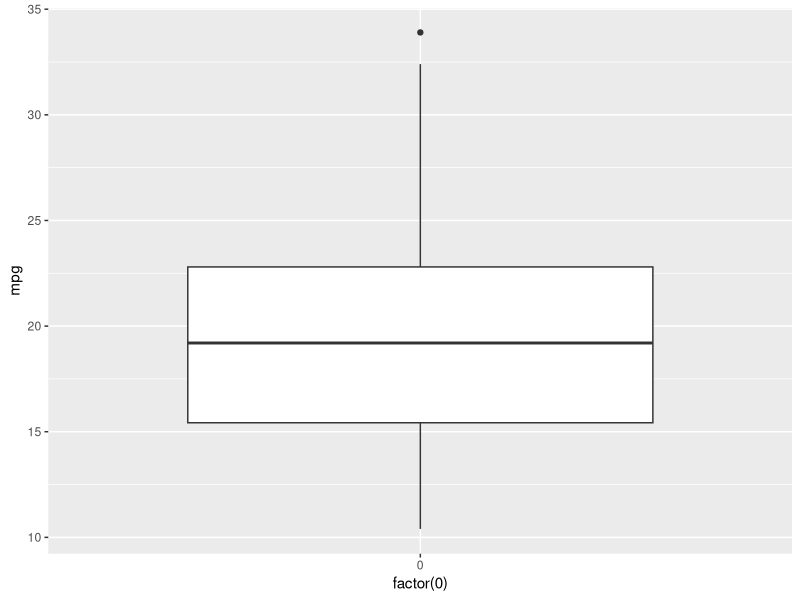
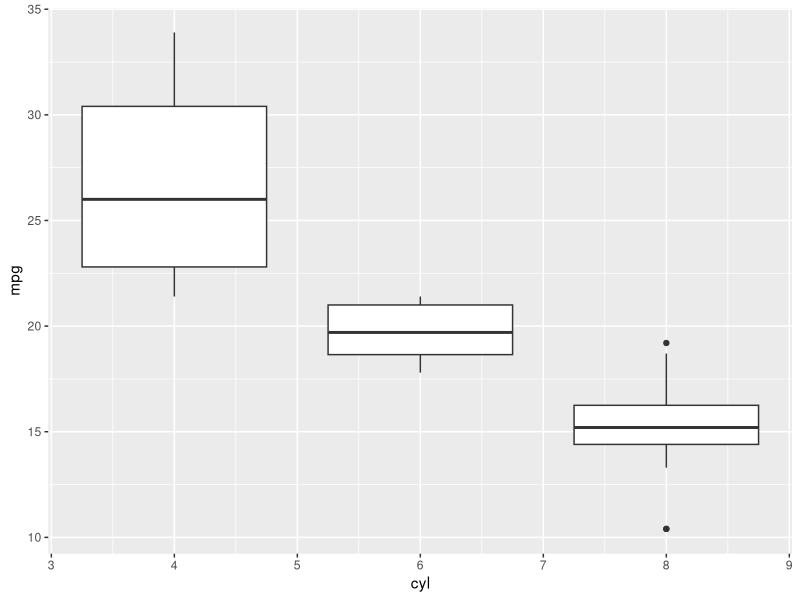
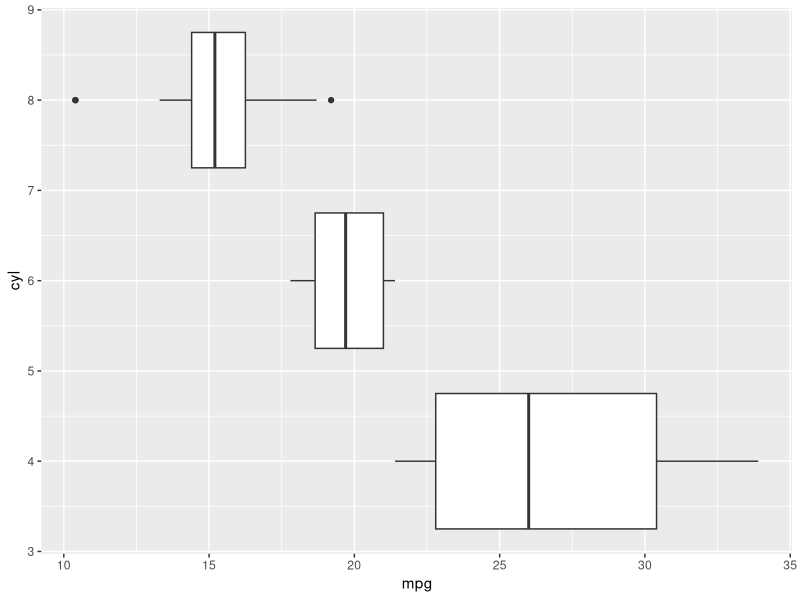
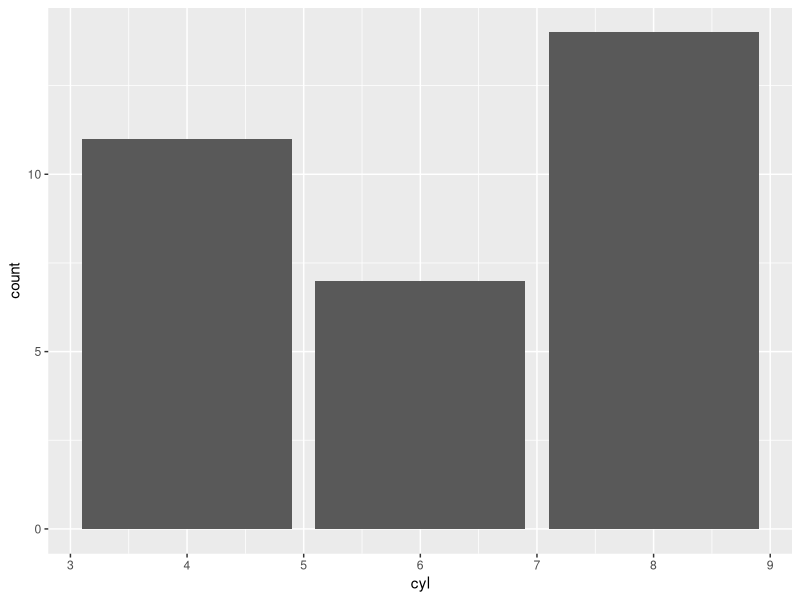
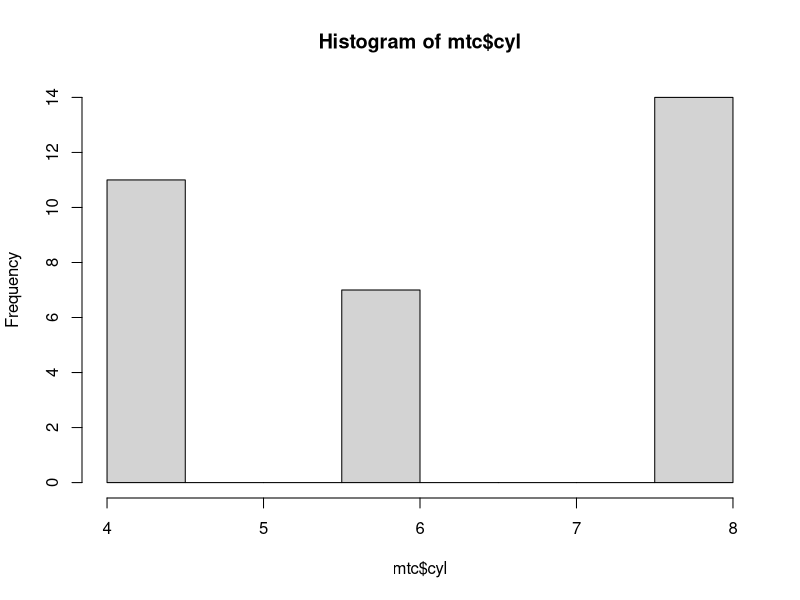
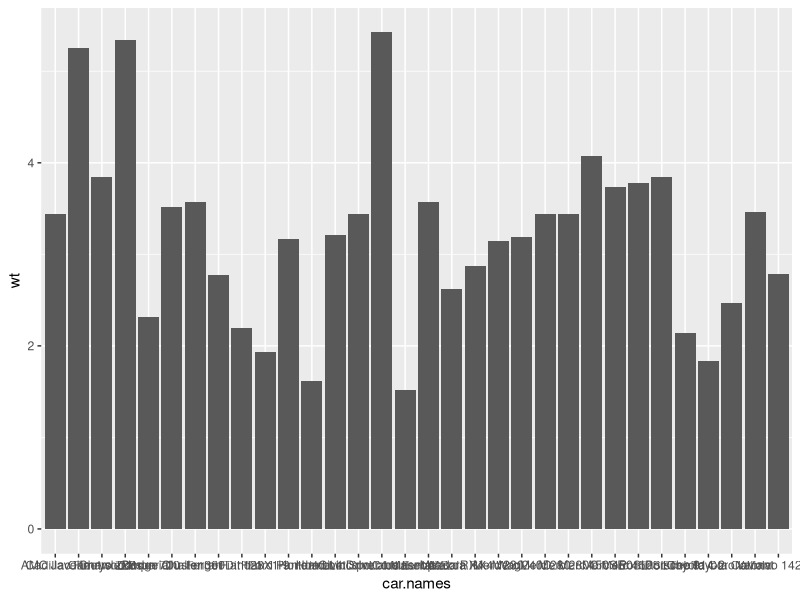
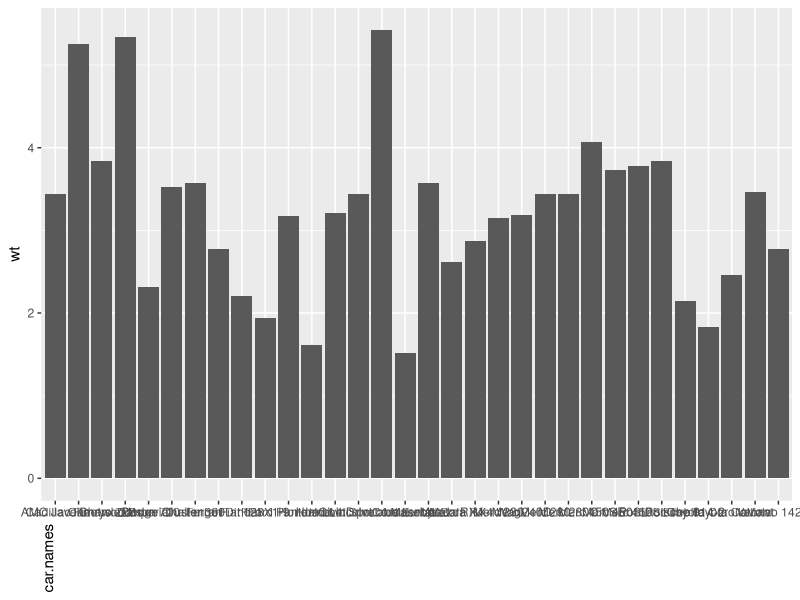
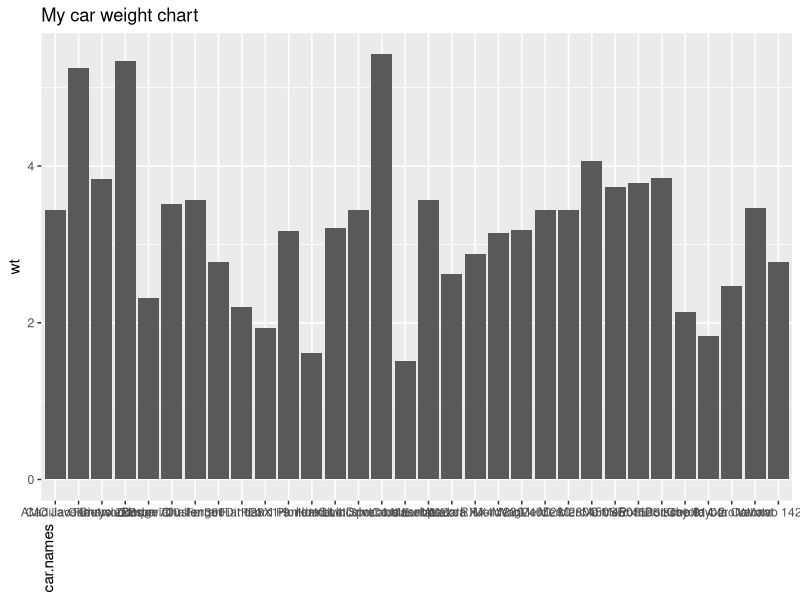

Reproduce these figures in R, in order.
# Brett W. 
# LIS4761 - Data Mining
# Lesson 2: Pictures Versus Numbers
# Followed from video here: https://www.youtube.com/watch?v=_MuDq5-dsQA

# Install packages
library(ggplot2)

# First section - MTCARS data
mtc <- mtcars

# General boxplot of information.
ggplot(mtcars, aes(x=factor(0), mpg)) + geom_boxplot()

# Three boxplots of data by the number of cylinders. 
ggplot(mtcars, aes(group=cyl, x=cyl, mpg)) + geom_boxplot()

# Same boxplot as above, but flipped horizontally. 
ggplot(mtcars, aes(group=cyl, x=cyl, mpg)) + geom_boxplot() + coord_flip()

# Barplot of mtcars data. 
ggplot(mtcars, aes(x=cyl)) + geom_bar()

# Comparison to default histogram. 
hist(mtc$cyl)

# Creates a variable for names of cars. 
car.names <- rownames(mtc)
car.names

mtc[1,]

mtc[,1]

# Barplot for the car's weights. 
g <- ggplot(mtc, aes(x=car.names, y = wt)) + geom_bar(stat="identity")
g

# Barplot with more formatting. 
g <- g + theme(axis.title.x =element_text(angle = 90, hjust=1))
g

# Barplot with a title. 
g + ggtitle("My car weight chart")
g

# Barplot with color to distinguish the gear by cylinder. 
ggplot(mtc, aes(x=cyl, fill=factor(gear))) + geom_bar()

# Unstacked version of the barplot above. 
ggplot(mtc, aes(x=cyl,fill=factor(gear))) + geom_bar(position="dodge")

# Scatterplot of mpg vs. weight. 
ggplot(mtc, aes(x=mpg, y=wt)) + geom_point()

# Scatterplot that takes into account speed. 
ggplot(mtc, aes(x=mpg, y=wt)) + geom_point(aes(size=qsec))

# Another take on adding in speed
g <- ggplot(mtc, aes(x=mpg, y=wt)) + geom_point(aes(size=qsec, color=qsec))
g

# Scatterplot with the car names next to the points. 
g + geom_text(aes(label=car.names), size=3)
g

# Scatterplot with names of the cars vs. mpg. 
ggplot(mtc, aes(x=mpg, y=car.names)) + geom_point(size=3)

# Orders the car names by mpg. 
ggplot(mtc, aes(x=mpg, y=reorder(car.names, mpg))) + geom_point(size=3)